Frame 1 (no input): blank canvas, image omitted
Frame 60 (the mouse pressed at the canvas centre just before this capture): blank canvas, image omitted
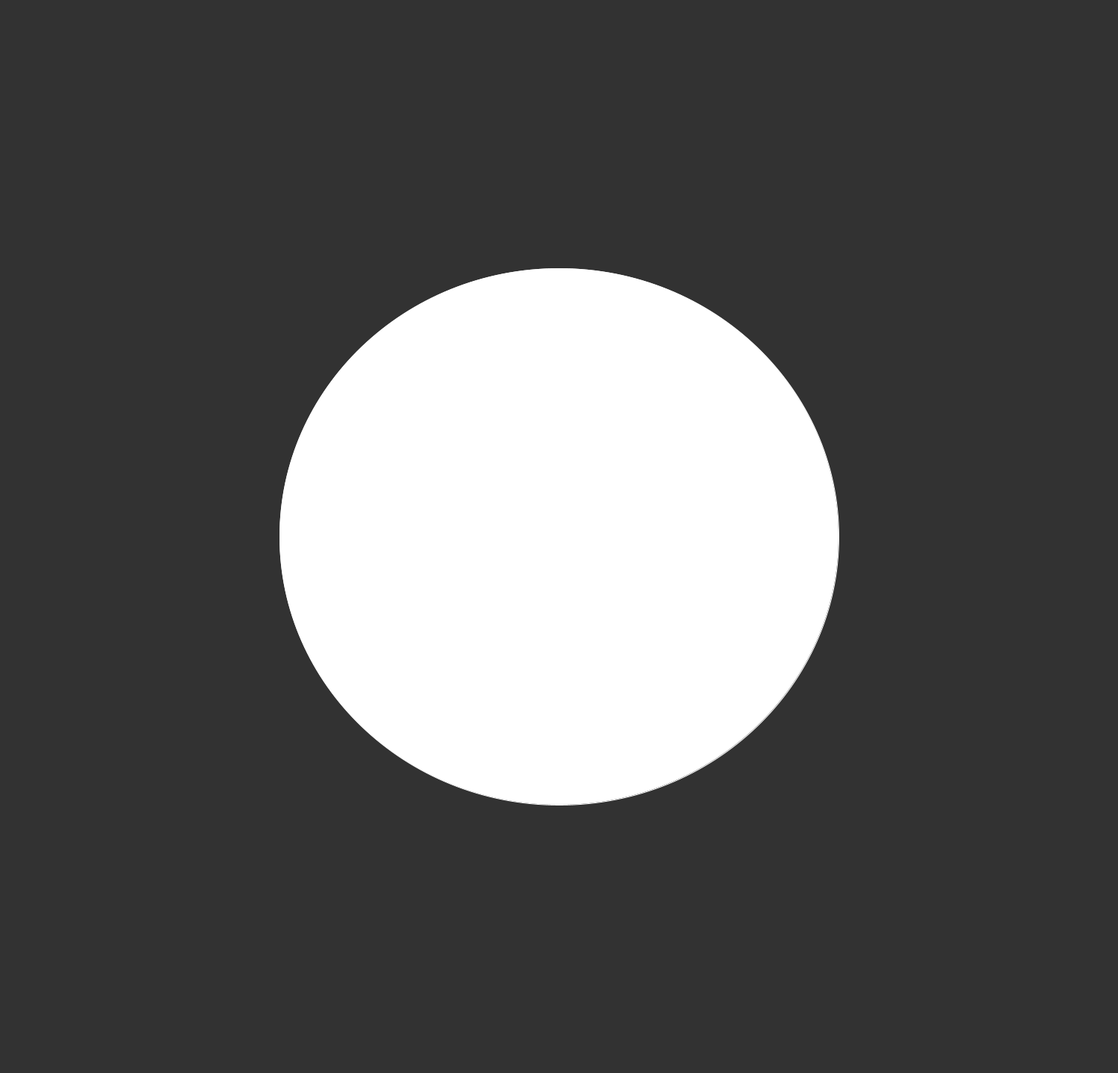
Frame 120 (the mouse held since frame 60 and released just before this capture)

The Processing sketch whose frames 1 and 60 were blank and that drew this single picture after the mouse press (run headless with seeded random() and noise(); from frame 60 on, the mouse is pressed at the canvas centre):

// Processing sketch: RandomStuffDD101_240410a
// ── RandomStuffDD101_240410a.pde
void setup(){
 size(1500, 1440);
 
}

void draw(){
 background(50);
 strokeCap(SQUARE);
 stroke(255);
 
 ellipse(pmouseX, pmouseY, mouseX, mouseY);
 
}
